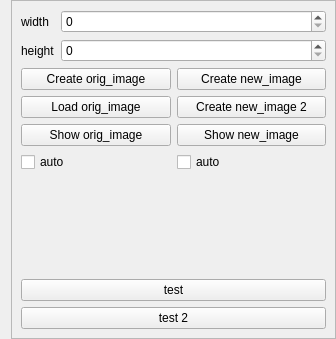
<?xml version="1.0" encoding="UTF-8"?>
<ui version="4.0">
 <class>MainBox</class>
 <widget class="QWidget" name="MainBox">
  <property name="geometry">
   <rect>
    <x>0</x>
    <y>0</y>
    <width>336</width>
    <height>339</height>
   </rect>
  </property>
  <property name="sizePolicy">
   <sizepolicy hsizetype="Fixed" vsizetype="Preferred">
    <horstretch>0</horstretch>
    <verstretch>0</verstretch>
   </sizepolicy>
  </property>
  <layout class="QHBoxLayout" name="horizontalLayout">
   <property name="topMargin">
    <number>0</number>
   </property>
   <property name="rightMargin">
    <number>0</number>
   </property>
   <property name="bottomMargin">
    <number>0</number>
   </property>
   <item>
    <widget class="QFrame" name="frame">
     <property name="frameShape">
      <enum>QFrame::StyledPanel</enum>
     </property>
     <property name="frameShadow">
      <enum>QFrame::Raised</enum>
     </property>
     <layout class="QVBoxLayout" name="verticalLayout">
      <item>
       <layout class="QGridLayout" name="gridLayout_2">
        <item row="0" column="0">
         <widget class="QLabel" name="label">
          <property name="sizePolicy">
           <sizepolicy hsizetype="Fixed" vsizetype="Preferred">
            <horstretch>0</horstretch>
            <verstretch>0</verstretch>
           </sizepolicy>
          </property>
          <property name="text">
           <string>width</string>
          </property>
         </widget>
        </item>
        <item row="0" column="1">
         <widget class="QSpinBox" name="sb_width"/>
        </item>
        <item row="1" column="0">
         <widget class="QLabel" name="label_2">
          <property name="text">
           <string>height</string>
          </property>
         </widget>
        </item>
        <item row="1" column="1">
         <widget class="QSpinBox" name="sb_height"/>
        </item>
       </layout>
      </item>
      <item>
       <layout class="QGridLayout" name="gridLayout">
        <item row="0" column="1">
         <widget class="QPushButton" name="btn_create_new_image">
          <property name="text">
           <string>Create new_image</string>
          </property>
         </widget>
        </item>
        <item row="0" column="0">
         <widget class="QPushButton" name="btn_create_orig_image">
          <property name="text">
           <string>Create orig_image</string>
          </property>
         </widget>
        </item>
        <item row="4" column="0">
         <widget class="QCheckBox" name="cb_auto_show_orig_image">
          <property name="text">
           <string>auto</string>
          </property>
         </widget>
        </item>
        <item row="4" column="1">
         <widget class="QCheckBox" name="cb_auto_show_new_image">
          <property name="text">
           <string>auto</string>
          </property>
         </widget>
        </item>
        <item row="1" column="0">
         <widget class="QPushButton" name="btn_load_orig_image">
          <property name="text">
           <string>Load orig_image</string>
          </property>
         </widget>
        </item>
        <item row="2" column="0">
         <widget class="QPushButton" name="btn_show_orig_image">
          <property name="text">
           <string>Show orig_image</string>
          </property>
         </widget>
        </item>
        <item row="2" column="1">
         <widget class="QPushButton" name="btn_show_new_image">
          <property name="text">
           <string>Show new_image</string>
          </property>
         </widget>
        </item>
        <item row="1" column="1">
         <widget class="QPushButton" name="btn_create_new_image_2">
          <property name="text">
           <string>Create new_image 2</string>
          </property>
         </widget>
        </item>
       </layout>
      </item>
      <item>
       <spacer name="verticalSpacer">
        <property name="orientation">
         <enum>Qt::Vertical</enum>
        </property>
        <property name="sizeHint" stdset="0">
         <size>
          <width>20</width>
          <height>22</height>
         </size>
        </property>
       </spacer>
      </item>
      <item>
       <widget class="QPushButton" name="btn_test">
        <property name="text">
         <string>test</string>
        </property>
       </widget>
      </item>
      <item>
       <widget class="QPushButton" name="btn_test_2">
        <property name="text">
         <string>test 2</string>
        </property>
       </widget>
      </item>
     </layout>
    </widget>
   </item>
  </layout>
 </widget>
 <tabstops>
  <tabstop>sb_width</tabstop>
  <tabstop>sb_height</tabstop>
  <tabstop>btn_create_orig_image</tabstop>
  <tabstop>btn_create_new_image</tabstop>
  <tabstop>btn_load_orig_image</tabstop>
  <tabstop>btn_show_orig_image</tabstop>
  <tabstop>btn_show_new_image</tabstop>
  <tabstop>cb_auto_show_orig_image</tabstop>
  <tabstop>cb_auto_show_new_image</tabstop>
  <tabstop>btn_test</tabstop>
  <tabstop>btn_test_2</tabstop>
 </tabstops>
 <resources/>
 <connections/>
</ui>
